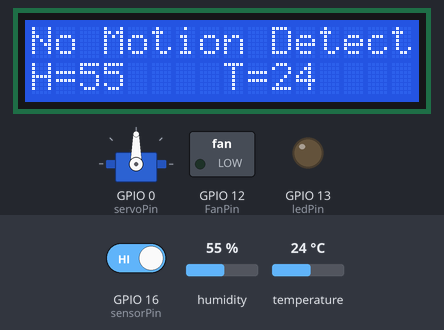
The sketch below on a simulated ESP8266 (NodeMCU). On the bench: 16×2 character LCD, servo, switched loads named in the sketch (green lamp = pin HIGH), output pins drawn as LEDs (lit = HIGH). Inputs (shaded band) come from the test bench; at power-on: GPIO 16 (sensorPin) HIGH, temperature 24 °C, humidity 55 %. WiFi joins after 1.5 s; servers stay silent unless stated; what the sketch prints to the serial monitor is not drawn.

Above: at 2.7 s.
2.8 s: GPIO 16 (sensorPin) driven LOW
At 4.7 s:
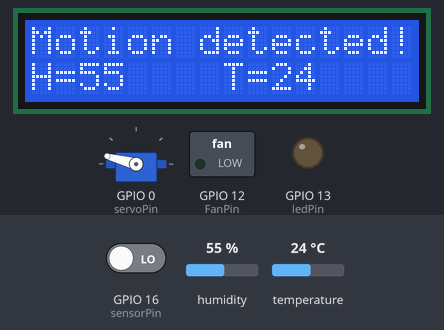
7.6 s: temperature set to 27 °C
At 9.7 s:
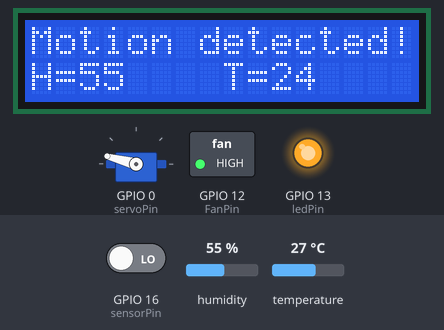
10.6 s: temperature set to 12 °C
At 12.5 s:
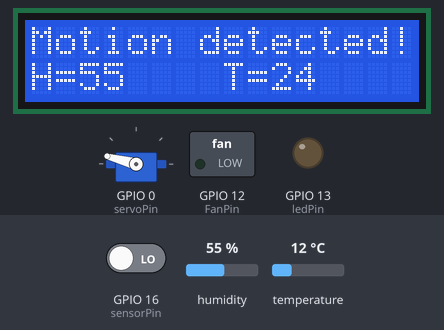
Timing chart, 0 to 14.0 s (numbered marks = the images above; inputs shaded):
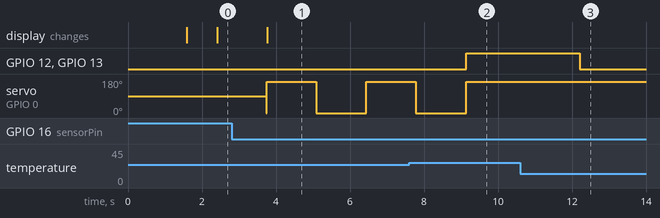

Measured:
- the behaviour switches between 25 and 26 °C on temperature (found by bisection; images 1 and 2)
- after the input at 2.8 s, servo on GPIO 0 (servoPin): 90° → 165° after 0.94 s, → 0° 1.3 s later, → 165° 1.4 s later; the display: changes after 0.97 s (image 1)
- after the input at 7.6 s, GPIO 12 (FanPin), GPIO 13 (ledPin): LOW → HIGH after 1.5 s
- after the input at 10.6 s, GPIO 12 (FanPin), GPIO 13 (ledPin): HIGH → LOW after 1.6 s

The sketch:

SmartHomePrototype.ino
```cpp
#include <Wire.h>
#include <LiquidCrystal_I2C.h>
#include <Firebase_ESP_Client.h>
#include <ESP8266HTTPClient.h>
#include <addons/TokenHelper.h>
#include <addons/RTDBHelper.h>
#include <Servo.h>
#include <DHT11.h>
#include <ESP8266WiFi.h>
#include "config.h" // Local configuration; see config.example.h.


//------------------------------------Firebase-----------------------------//

FirebaseData fbdo;
FirebaseAuth auth;
FirebaseConfig config;

unsigned long sendDataPrevMillis = 0;
bool signupOK = false;

//------------------------------sensors------------------------------------//

DHT11 dht11(2); // For ESP8266: Connect the sensor to GPIO2 or D4.
Servo myservo;  // create servo object to control a servo
LiquidCrystal_I2C lcd(0x27, 16, 2);

//-----------------------------output-------------------------------------//

int ledPin = 13; // LED control signal: GPIO13 D7
int FanPin = 12; // Fan-driver control signal: GPIO12 D6
const int sensorPin = 16; // Digital pin GPIO16 D0
int servoPin = 0; // GPIO0 D3

//------------------------------------------------------------------------//
unsigned long pt = millis();
//-----------------------------------------------------------------------------------------------------//
void setup() {

  pinMode(sensorPin, INPUT); // declare sensor as input
  pinMode(ledPin, OUTPUT);
  pinMode(FanPin, OUTPUT);
  Serial.begin(9600);

//----------------------------------------------------------------------------------------------------//

  WiFi.begin(WIFI_SSID, WIFI_PASSWORD);
  Serial.print("Connecting to Wi-Fi");
  while (WiFi.status() != WL_CONNECTED){
    Serial.print(".");
    delay(300);
  }
  Serial.println();
  Serial.print("Connected with IP: ");
  Serial.println(WiFi.localIP());
  Serial.println();

  /* Assign the api key (required) */
  config.api_key = API_KEY;

  /* Assign the RTDB URL (required) */
  config.database_url = DATABASE_URL;

  /* Sign up */
  if (Firebase.signUp(&config, &auth, "", "")){
    Serial.println("ok");
    signupOK = true;
  }
  else{
    Serial.printf("%s\n", config.signer.signupError.message.c_str());
  }

  /* Assign the callback function for the long running token generation task */
  config.token_status_callback = tokenStatusCallback; //see addons/TokenHelper.h

  Firebase.begin(&config, &auth);
  Firebase.reconnectWiFi(true);

//------------------------------------------------------------------------------------------------------//
  // Uncomment the line below to set a custom delay between sensor readings (in milliseconds).
  dht11.setDelay(100); // Set this to the desired delay. Default is 500ms.

  lcd.init();
  lcd.backlight();

  myservo.attach(servoPin); // Servo signal: GPIO0 D3
//-------------------------------------------------------------------------------------------------------//
}

void loop() {

  int temperature = 0;
  int humidity = 0;
  int result = dht11.readTemperatureHumidity(temperature, humidity);

//----------------------------------sending data to the firebase-------------------------------------------//
  if (Firebase.ready() && signupOK && (millis() - sendDataPrevMillis > 1000 || sendDataPrevMillis == 0)) {
    sendDataPrevMillis = millis();
    // Write the temperature on the database path sensor/temperature
    if (Firebase.RTDB.setInt(&fbdo, "sensor/temperature", temperature)){
      Serial.println();
      Serial.println(temperature);
      Serial.println(" (" + fbdo.dataType() +") ");
    }
    else {
      Serial.println("FAILED");
      Serial.println("REASON: " + fbdo.errorReason());
    }
    if (Firebase.RTDB.setInt(&fbdo, "sensor/humidity", humidity)){
      Serial.println();
      Serial.println(humidity);
      Serial.println(" (" + fbdo.dataType() +") ");
    }
    else {
      Serial.println("FAILED");
      Serial.println("REASON: " + fbdo.errorReason());
    }
  }
//----------------------------------stsrt controling the system---------------------------------------------//
  // Check for motion first
  int motion = digitalRead(sensorPin);
  unsigned long ct = millis();

  if (motion == LOW) {

    myservo.write(0);

    if (ct - pt > 1500) {
      lcd.setCursor(0, 0);
      lcd.print("Motion detected!");
      myservo.write(165);
      pt = ct;
    }

    Serial.println("Motion Detected!");


    if (result == 0) {
      Serial.print("Temperature: ");
      Serial.print(temperature);
      Serial.print(" °C\tHumidity: ");
      Serial.print(humidity);
      Serial.println(" %");
      Serial.println(DHT11::getErrorString(result));
    }

    // Turn on LED and Fan only if temperature is high
    if (temperature > 25) {
      digitalWrite(ledPin, HIGH);
      digitalWrite(FanPin, HIGH);
      Serial.println("Fan and LED turned ON");

      // Wait for temperature to cool down
      while (temperature > 24) {
        delay(1000); // Check temperature more frequently
        result = dht11.readTemperatureHumidity(temperature, humidity);
        if (result != 0) {
          Serial.println(DHT11::getErrorString(result));
          break; // Exit loop if error occurs during reading
        }
      }

      digitalWrite(ledPin, LOW);
      digitalWrite(FanPin, LOW);
      if (result != 0) {
        Serial.println("Fan and LED turned OFF (sensor read error)");
      } else {
        Serial.println("Fan and LED turned OFF (temperature <= 24 C)");
      }
      delay(15000);
    }
  }


  if (motion == HIGH) {

    Serial.println("No Motion Detected");
    lcd.setCursor(0, 0);
    lcd.print("No Motion Detected");

  }

  lcd.setCursor(0, 1);
  lcd.print("H=");
  lcd.print(humidity);
  lcd.setCursor(8, 1);
  lcd.print("T=");
  lcd.print(temperature);

  delay(500);
}
```

config.example.h
```cpp
#pragma once
// Inspection template only. No service/network credentials are included.
// Do not flash or connect hardware; complete the documented review gates first.
#define WIFI_SSID "REPLACE_WIFI_SSID"
#define WIFI_PASSWORD "REPLACE_WIFI_PASSWORD"
#define API_KEY "REPLACE_FIREBASE_API_KEY"
#define DATABASE_URL "REPLACE_FIREBASE_DATABASE_URL"
```
